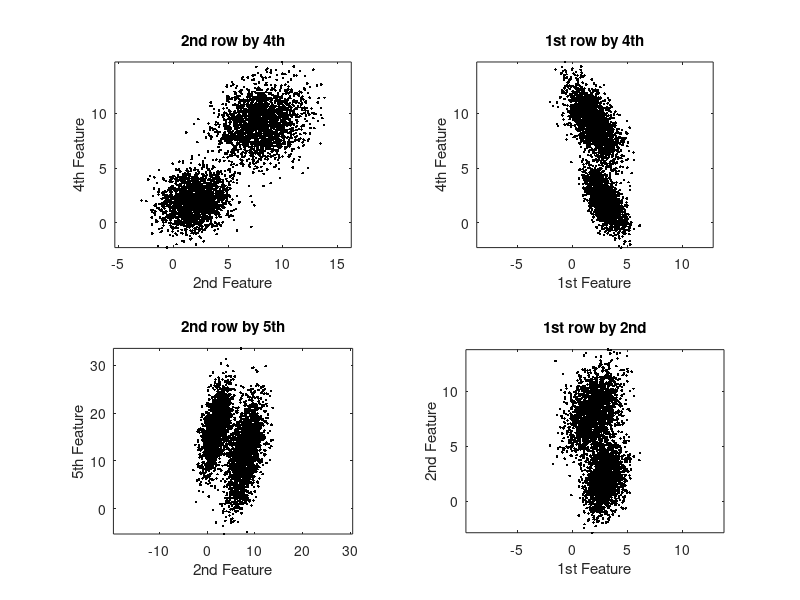
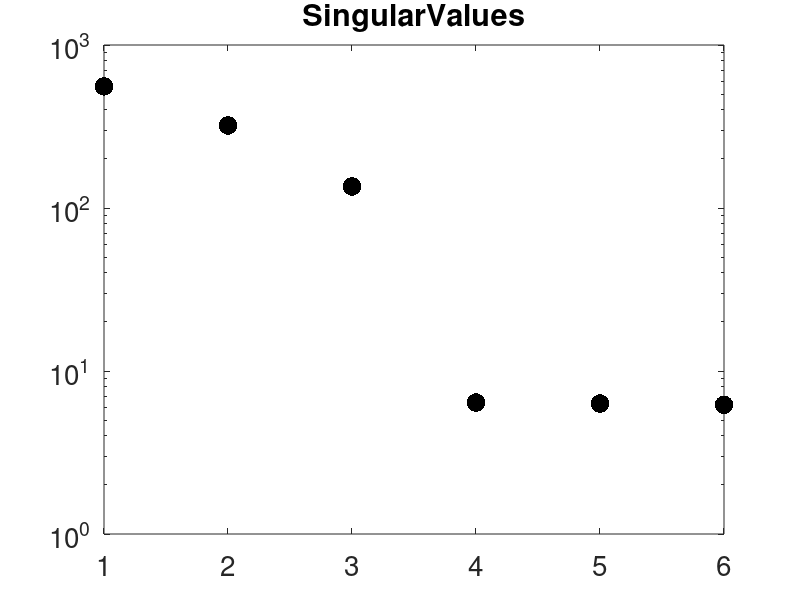
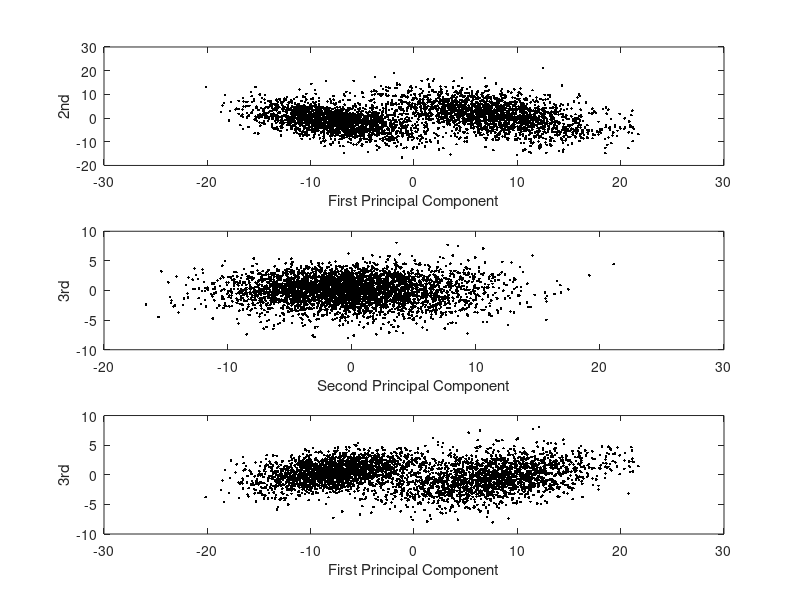

The MATLAB script that drew these images, in order:
load ModelReductionData
        figure(1);
        subplot(2,2,1);
        plot(X(2,:),X(4,:),'k.');
        axis('equal');
        xlabel('2nd Feature'); ylabel('4th Feature');
        title('2nd row by 4th')
        

        subplot(2,2,2);
        plot(X(1,:),X(4,:),'k.');
        axis('equal'); 
        xlabel('1st Feature'); ylabel('4th Feature');
        title('1st row by 4th')
    

        subplot(2,2,3);
        plot(X(2,:),X(5,:),'k.');
        axis('equal');
        xlabel('2nd Feature'); ylabel('5th Feature');
        title('2nd row by 5th')
        

        subplot(2,2,4);
        plot(X(1,:),X(2,:),'k.');
        axis('equal');
        xlabel('1st Feature'); ylabel('2nd Feature');
        title('1st row by 2nd')
        
print -depsc Projections.eps

%%center the columns of Xc
[n,p] = size(X);
x_c = 1/p*(sum(X(:,:),2));
Xc = X - x_c*ones(1,p);

[U,S,Vt] = svd(Xc);
D = diag(S);

figure(2)
semilogy(D, 'k.', 'MarkerSize', 40)
set(gca,'FontSize',20)
title('SingularValues')
print -depsc SingularValues.eps

Z3 = U(:,1:3)'*Xc;

figure(3)
subplot(3,1,1)
plot(Z3(1,:),Z3(2,:),'k.')
xlabel('First Principal Component'); ylabel('2nd');
subplot(3,1,2)
plot(Z3(2,:),Z3(3,:),'k.')
xlabel('Second Principal Component'); ylabel('3rd');
subplot(3,1,3)
plot(Z3(1,:),Z3(3,:),'k.')
xlabel('First Principal Component'); ylabel('3rd');
print -depsc FirstPrincipalComponents.eps

% figure(4)
% scatter3(Z3(1,:), Z3(2,:), Z3(3,:), 'r.');
% print -depsc ThreeDimensionalPCA.eps